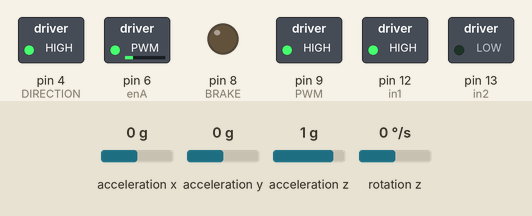
This sketch was run on a simulated Arduino Uno, built with avr-gcc and run on an emulated ATmega328P. On the bench: switched loads named in the sketch (green lamp = pin HIGH), output pins drawn as LEDs (lit = HIGH). Wiring (inferred from the names in the program): MPU-6050 motion sensor at I2C address 0x68. Inputs (shaded band) come from the test bench; at power-on: acceleration y 0 g, rotation z 0 °/s, acceleration x 0 g, acceleration z 1 g. What the sketch prints to the serial monitor is not drawn.

Above: at 9.6 s.
9.7 s: acceleration y set to -0.2 g
At 10.74 s:
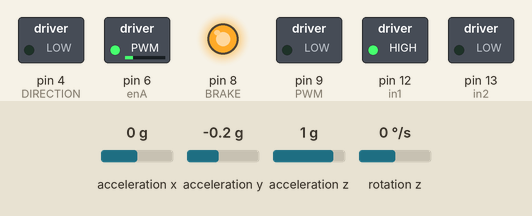
12.4 s: rotation z set to 100 °/s
At 13.05 s:
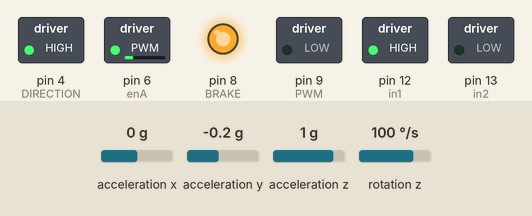
14.6 s: rotation z set to 0 °/s
At 16.51 s:
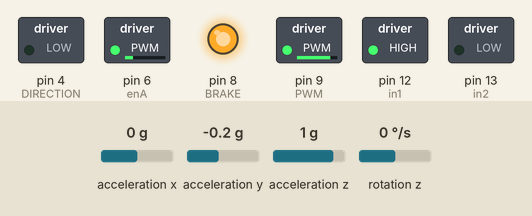
17.6 s: acceleration y set to 0 g
At 19.51 s:
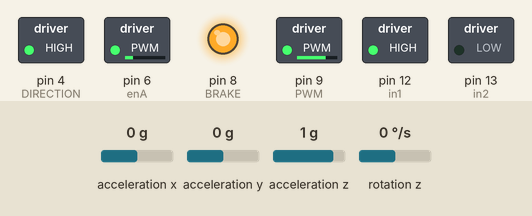
20.6 s: rotation z set to -100 °/s
At 21.7 s:
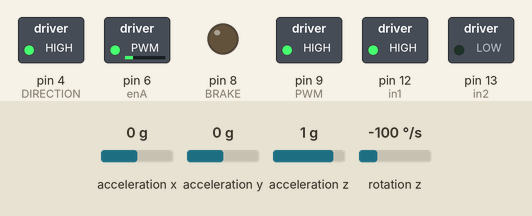
Timing chart, 0 to 23.3 s (numbered marks = the images above; inputs shaded):
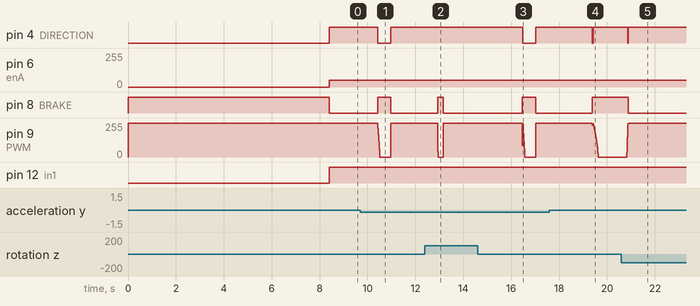

The sketch:

2009_Task4B.ino
```cpp
//*******************************************THIS CODE IS FOR ARDUINO UNO BECAUSE OUR EYFI-MEGA IS NOT WORKING**************************************************


#include <Wire.h>
#define MPU6050       0x68         // MPU6050 I2C address
#define ACCEL_CONFIG  0x1C          //Talk to the ACCEL_CONFIG register
#define GYRO_CONFIG   0x1B          // Talk to the GYRO_CONFIG register
#define PWR_MGMT_1    0x6B           // Talk to the register 6B
#define PWR_MGMT_2    0x6C            // Talk to the register 6c

#define BRAKE         8
#define PWM           9
#define DIRECTION     4

#define enA           6
#define in1           12
#define in2           13

const uint16_t frequency = 20000;                 // The motor driver can handle a PWM frequency up to 20kHz
const uint16_t PWMVALUE = F_CPU / frequency / 2;  // The frequency is given by F_CPU/(2*N*ICR) - where N is the prescaler, prescaling is used so the frequency is given by F_CPU/(2*ICR) - ICR = F_CPU/frequency/2

float k1 = 75.0;
float k2 = 5.25;
float k3 = 0.04;
float timeloop = 10;

int pwm = 0;
byte dir;
int32_t motor_speed;
long thisT, lastT = 0;
int16_t AcX, AcY, AcZ, GyZ, gyroZ;

//Sensor output scaling
#define accSens 0             // 0 = 2g, 1 = 4g, 2 = 8g, 3 = 16g
#define gyroSens 1            // 0 = 250rad/s, 1 = 500rad/s, 2 1000rad/s, 3 = 2000rad/s
#define Gyro_amount 0.996     // percent of gyro in complementary filter

//IMU offset values
int16_t  AcX_offset = -750;
int16_t  AcY_offset = 360;
int16_t  AcZ_offset = 0;
int16_t  GyZ_offset = 0;
int32_t  GyZ_offset_sum = 0;

float alpha = 0.40;
float zdot;

float zangle;
float Acc_angle;

bool vertical = false;

uint8_t i2cData[14]; // Buffer for I2C data

void setup() {
  Serial.begin(115200);


  TCCR1B = (1 << WGM13) | (1 << CS10);  // matching  PWM Phase and Frequency with NIDEC motor  (ICR1 as TOP count, no prescaling)
  ICR1 = PWMVALUE;                      // highest value is ICR1, matching so the frequency is equal to 20kHz


  TCCR1A = (1 << COM1A1) | (1 << COM1B1); // reset OC1A/OC1B when compare match while up-counting and set OC1A/OC1B when compare matches while downcounting

  setspeed(400);
  pinMode(PWM, OUTPUT);
  pinMode(BRAKE, OUTPUT);
  pinMode(DIRECTION, OUTPUT);
  digitalWrite(BRAKE, HIGH);
  pinMode(in1, OUTPUT);
  pinMode(in2, OUTPUT);
  pinMode(enA, OUTPUT);
  delay(1000);
  angle_setup();
}

void loop() {

    thisT = millis();
  if (thisT - lastT >= timeloop) {
    angle_get();
    if (vertical) {
      digitalWrite(BRAKE, HIGH);
      gyroZ = GyZ / 131.0;                      // Conversion to degree/second

      zdot = alpha * gyroZ + (1 - alpha) * zdot;    // deciding the angular velocity of bike by using gyroscope
      pwm = -constrain(k1 * zangle + k2 * zdot + k3 * -motor_speed, -255, 255); // we used k matrix obtained from lqr method now applying feedback control U=-kX logic using optimal matrix

     Nidec_motor_control(pwm);
      motor_speed += pwm;
    } else {
      Nidec_motor_control(0);
      digitalWrite(BRAKE, LOW);
      motor_speed = 0;
    }

 lastT= thisT;
 }
 fwd_motion();

}
```

functions.ino
```cpp
//– Function Name: write
//– Input: < Device name, its address and the value to be written
//– Output: < no retun
//– Logic: standard procedure, just writes the desired value
//– Example Call : write(MPU6050, PWR_MGMT_1, 0);
void write(byte device, byte address, byte value) {
  Wire.beginTransmission(device);
  Wire.write(address);
  Wire.write(value);
  Wire.endTransmission(true);
}
//– Function Name: angle_setup()
//– Input: < nil
//– Output: < angle,
//– Logic: standard procedure, just writes the desired value
//– Example Call : write(MPU6050, PWR_MGMT_1, 0);
void angle_setup() {
  Wire.begin();
  delay (100);
  write(MPU6050, PWR_MGMT_1, 0);                     // Talk to the register 6B
  write(MPU6050, ACCEL_CONFIG, accSens << 3);        //Talk to the ACCEL_CONFIG register
  write(MPU6050, GYRO_CONFIG, gyroSens << 3);        // Talk to the GYRO_CONFIG register
  delay (100);

  for (int i = 0; i < 1024; i++) {
    angle_get();
    GyZ_offset_sum += GyZ;
    delay (5);
  }
  GyZ_offset = GyZ_offset_sum >> 10;

  Serial.print("GyZ offset value = "); Serial.println(GyZ_offset);
}
//– Function Name: angle_get()
//– Input: < nil
//– Output: < value of gyroscopic angle is updated in variables
//– Logic: standard procedure, just obtains angles from MPU6050
//– Example Call :  angle_get();
void angle_get() {

  Wire.beginTransmission(MPU6050);
  Wire.write(0x3B);                   // Start with register 0x3B
  Wire.endTransmission(false);
  Wire.requestFrom(MPU6050, 4, true);  // Read 4 registers total, each axis value is stored in 2 registers
  AcX = Wire.read() << 8 | Wire.read(); // 0x3B (ACCEL_XOUT_H) & 0x3C (ACCEL_XOUT_L)
  AcY = Wire.read() << 8 | Wire.read(); // 0x3D (ACCEL_YOUT_H) & 0x3E (ACCEL_YOUT_L)

  Wire.beginTransmission(MPU6050);
  Wire.write(0x47);              // Gyro data first register address
  Wire.endTransmission(false);
  Wire.requestFrom(MPU6050, 2, true);  // Read 2 registers total, each axis value is stored in 2 registers
  GyZ = Wire.read() << 8 | Wire.read();

  AcX += AcX_offset;
  AcY += AcY_offset;
  AcZ += AcZ_offset;
  GyZ -= GyZ_offset;

  zangle += GyZ * timeloop / 1000 / 65.536;
  Acc_angle = atan2(AcY, -AcX) * 57.2958;               // angle from acc. values       * 57.2958 (deg/rad)
  zangle = zangle * Gyro_amount + Acc_angle * (1.0 - Gyro_amount);

  if (abs(zangle) > 15) vertical = false;
  if (abs(zangle) < 0.3) vertical = true;

  Serial.print("Angle: "); Serial.println(zangle);
}

//– Function Name: setspeed()
//– Input: < the dutycycle which is calculated by nidec motor control logic
//– Output: < just sets the duty cycle of pwm pin for motor
//– Logic: -
//– Example Call :   setspeed(200);

void setspeed(uint16_t dutyCycle) { // dutyCycle is a value between 0-ICR1
    OCR1A = dutyCycle;
}
//– Function Name: Nidec_motor_control
//– Input: < pwm value which is calculated by PID logic of balancing bike
//– Output: < just the pwm value that should be given at motor pin
//– Logic: changes the sign of pwm value according to required rotation direction of motor
//– Example Call :   Nidec_motor_control(-150)
void Nidec_motor_control(int pwm) {
  if (pwm <= 0) {
    digitalWrite(DIRECTION, HIGH);
    pwm = -pwm;
  } else {
    digitalWrite(DIRECTION, LOW);
  }
  setspeed(map(pwm, 0, 255, PWMVALUE, 0));

}
//– Function Name: FWD_MOTION
//– Input: NIL
//– Output: NIL
//– Logic: DC MOTOR STARTS
//– Example Call :   fwd_motion()

void fwd_motion()
{  digitalWrite(in1, HIGH);
 digitalWrite(in2, LOW);
analogWrite(enA, 50);
}
```

Measured:
- the behaviour switches between 0 and -0.1 g on acceleration y (found by bisection; images 0 and 1)
- after the input at 9.7 s, pin 4 (DIRECTION): HIGH → LOW after 0.73 s, → HIGH 0.55 s later; pin 8 (BRAKE): LOW → HIGH after 0.72 s, → LOW 0.56 s later
- after the input at 12.4 s, pin 8 (BRAKE): LOW → HIGH after 0.53 s, → LOW 0.23 s later; pin 9 (PWM): 255/255 → 0/255 after 0.53 s, → 255/255 0.23 s later
- after the input at 14.6 s, pin 4 (DIRECTION): HIGH → LOW after 1.9 s, → HIGH 0.53 s later; pin 8 (BRAKE): LOW → HIGH after 1.9 s, → LOW 0.56 s later
- after the input at 17.6 s, pin 4 (DIRECTION): HIGH → LOW after 1.8 s, → HIGH 0.03 s later; pin 8 (BRAKE): LOW → HIGH after 1.8 s
- after the input at 20.6 s, pin 4 (DIRECTION): HIGH → LOW after 0.27 s, → HIGH 0.01 s later; pin 8 (BRAKE): HIGH → LOW after 0.28 s instead of 1.0 s
